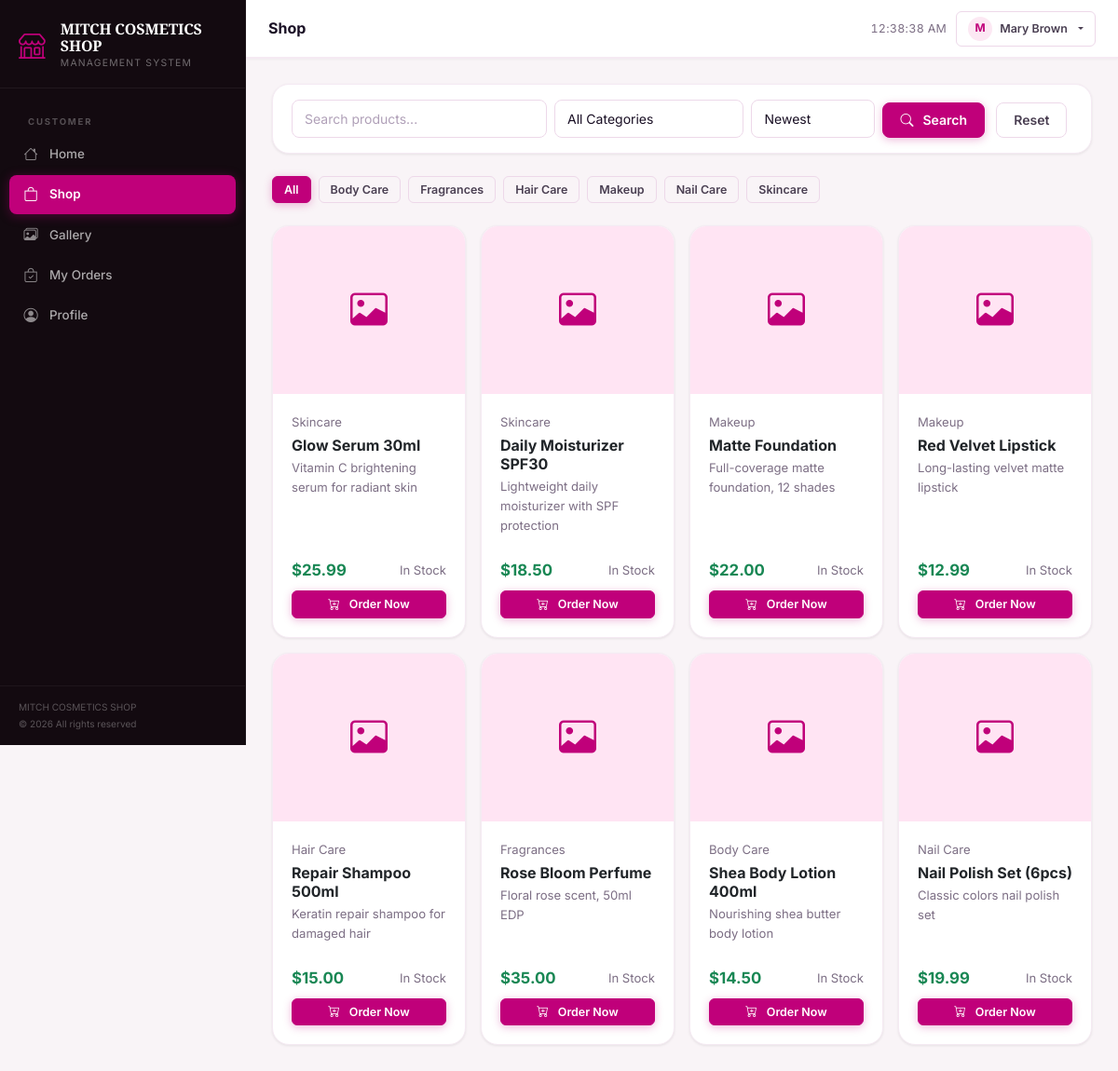
Screenshot of /shop.php (signed in) with the database file from the repository.
### tables this page shows
CREATE TABLE IF NOT EXISTS `categories` (
  `id`          INT UNSIGNED NOT NULL AUTO_INCREMENT,
  `name`        VARCHAR(100) NOT NULL,
  `description` TEXT                  DEFAULT NULL,
  `created_at`  DATETIME     NOT NULL DEFAULT CURRENT_TIMESTAMP,
  PRIMARY KEY (`id`),
  UNIQUE KEY `uq_categories_name` (`name`)
);

CREATE TABLE IF NOT EXISTS `products` (
  `id`                  INT UNSIGNED    NOT NULL AUTO_INCREMENT,
  `category_id`         INT UNSIGNED             DEFAULT NULL,
  `name`                VARCHAR(200)    NOT NULL,
  `sku`                 VARCHAR(50)     NOT NULL,
  `description`         TEXT                     DEFAULT NULL,
  `price`               DECIMAL(10,2)   NOT NULL DEFAULT '0.00',
  `cost_price`          DECIMAL(10,2)   NOT NULL DEFAULT '0.00',
  `quantity`            INT             NOT NULL DEFAULT 0,
  `low_stock_threshold` INT             NOT NULL DEFAULT 0
                        COMMENT '0 = use system default APP_LOW_STOCK_THRESHOLD',
  `image`               VARCHAR(255)             DEFAULT NULL,
  `video`               VARCHAR(255)             DEFAULT NULL,
  `status`              ENUM('active','inactive') NOT NULL DEFAULT 'active',
  `created_at`          DATETIME        NOT NULL DEFAULT CURRENT_TIMESTAMP,
  `updated_at`          DATETIME        NOT NULL DEFAULT CURRENT_TIMESTAMP ON UPDATE CURRENT_TIMESTAMP,
  PRIMARY KEY (`id`),
  UNIQUE KEY `uq_products_sku` (`sku`),
  KEY `fk_products_category` (`category_id`),
  KEY `idx_products_quantity` (`quantity`),
  CONSTRAINT `fk_products_category`
    FOREIGN KEY (`category_id`) REFERENCES `categories` (`id`) ON DELETE SET NULL
);

### session.php (called while the page is built, shortened)
<?php
function sanitize(string $value): string {
    return htmlspecialchars(strip_tags(trim($value)), ENT_QUOTES, 'UTF-8');
}

### functions.php (called while the page is built, shortened)
<?php
require_once __DIR__ . '/db.php';
require_once __DIR__ . '/session.php';
function money(float $amount): string {
    return APP_CURRENCY . number_format($amount, 2);
}
function productImageFile(?string $filename): ?array {
    $filename = trim((string)$filename);
    $path = rtrim(UPLOAD_PATH, '/\\') . DIRECTORY_SEPARATOR . $filename;
    if (!is_file($path)) {
        return null;
    }
    $info = new finfo(FILEINFO_MIME_TYPE);
    $mime = $info->file($path);
    return ['path' => $path, 'mime' => $mime, 'filename' => $filename];
}
function productImageUrl(?string $filename): ?string {
    $image = productImageFile($filename);
    if ($image === null) {
        return null;
    }
    $version = filemtime($image['path']);
    return BASE_URL . '/product-image.php?image=' . rawurlencode($image['filename'])
         . '&v=' . ($version !== false ? $version : time());
}

### shop.php (the view, shortened to what this page needs)
<?php
require_once __DIR__ . '/../includes/functions.php';
$db = getDB();
$search    = sanitize($_GET['q'] ?? '');
$catFilter = (int)($_GET['cat'] ?? 0);
$sort      = sanitize($_GET['sort'] ?? 'newest');
$where  = "p.status = 'active'";
$params = [];
$orderBy = 'p.created_at DESC';
$stmt = $db->prepare("
    SELECT p.*, c.name AS category
    FROM products p
    LEFT JOIN categories c ON c.id = p.category_id
    WHERE $where
    ORDER BY $orderBy
");
$stmt->execute($params);
$products = $stmt->fetchAll();
$categories = $db->query("SELECT * FROM categories ORDER BY name")->fetchAll();
include __DIR__ . '/../includes/header.php';
?>
<div class="card mb-4">
  <div class="card-body py-3">
    <form method="GET" class="row g-2 align-items-end">
      <div class="col-md-4">
        <input type="text" name="q" class="form-control" placeholder="Search products..."
               value="<?= htmlspecialchars($search) ?>">
      </div>
      <div class="col-md-3">
        <select name="cat" class="form-select">
          <option value="">All Categories</option>
        </select>
      </div>
      <div class="col-md-2">
        <select name="sort" class="form-select">
          <option value="newest"     <?= $sort === 'newest'     ? 'selected' : '' ?>>Newest</option>
        </select>
      </div>
      <div class="col-md-3">
        <button type="submit" class="btn btn-primary me-2">
          <i class="bi bi-search me-1"></i>Search
        </button>
        <a href="<?= BASE_URL ?>/customer/shop.php" class="btn btn-outline-secondary">Reset</a>
      </div>
    </form>
  </div>
</div>
<div class="d-flex flex-wrap gap-2 mb-4">
  <a href="<?= BASE_URL ?>/customer/shop.php"
     class="btn btn-sm <?= !$catFilter ? 'btn-primary' : 'btn-outline-secondary' ?>">All</a>
  <?php foreach ($categories as $c): ?>
  <a href="?cat=<?= $c['id'] ?>"
     class="btn btn-sm <?= $catFilter == $c['id'] ? 'btn-primary' : 'btn-outline-secondary' ?>">
    <?= htmlspecialchars($c['name']) ?>
  </a>
  <?php endforeach; ?>
</div>
<div class="row g-3">
  <?php foreach ($products as $p): ?>
  <div class="col-6 col-md-4 col-lg-3">
    <div class="card h-100">
      <?php $productImageUrl = productImageUrl($p['image'] ?? null); ?>
      <?php if ($productImageUrl): ?>
        <img src="<?= htmlspecialchars($productImageUrl) ?>"
             class="card-img-top" style="height:180px;object-fit:cover" alt="<?= htmlspecialchars($p['name']) ?>"
             onerror="this.style.display='none'">
      <?php else: ?>
        <div style="height:180px;background:var(--accent);display:flex;align-items:center;justify-content:center">
          <i class="bi bi-image" style="font-size:2.5rem;color:var(--primary)"></i>
        </div>
      <?php endif; ?>
      <div class="card-body d-flex flex-column">
        <small class="text-muted"><?= htmlspecialchars($p['category'] ?? '') ?></small>
        <h6 class="card-title mt-1 mb-1"><?= htmlspecialchars($p['name']) ?></h6>
        <p class="card-text text-muted flex-grow-1" style="font-size:.82rem">
          <?= htmlspecialchars(mb_strimwidth($p['description'] ?? '', 0, 80, '...')) ?>
        </p>
        <div class="d-flex justify-content-between align-items-center mt-2">
          <span class="fw-bold text-success" style="font-size:1.05rem"><?= money($p['price']) ?></span>
          <?php if ((int)$p['quantity'] > 0): ?>
            <small class="text-muted">In Stock</small>
          <?php else: ?>
            <small class="text-danger fw-bold">Out of Stock</small>
          <?php endif; ?>
        </div>
        <?php if ((int)$p['quantity'] > 0): ?>
        <button class="btn btn-primary btn-sm mt-2 w-100"
                data-bs-toggle="modal" data-bs-target="#orderModal"
          data-product="<?= htmlspecialchars(json_encode($p), ENT_QUOTES, 'UTF-8') ?>"
          onclick="setOrderProduct(this.dataset.product)">
          <i class="bi bi-cart-plus me-1"></i>Order Now
        </button>
        <?php else: ?>
        <button class="btn btn-secondary btn-sm mt-2 w-100" disabled>Out of Stock</button>
        <?php endif; ?>
      </div>
    </div>
  </div>
  <?php endforeach; ?>
</div>
<?php include __DIR__ . '/../includes/footer.php'; ?>

### style.css (style rules this page uses)
:root { --primary: #c0007a; --primary-dark: #96005e; --primary-light: #e8339a; --primary-xlight: #fce8f3; --dark: #0f0a10; --dark-2: #1a0a14; --dark-3: #2d1a26; --sidebar-bg: #130a10; --bg: #f9f4f7; --surface: #ffffff; --surface-2: #fdf0f8; --border: #edd8e9; --border-light: #f5eaf3; --text: #1a1025; --text-2: #4a3f52; --text-muted: #7c6e84; --text-inv: #ffffff; --success: #059669; --success-light: #d1fae5; --warning: #d97706; --warning-light: #fef3c7; --danger: #dc2626; --danger-light: #fee2e2; --info: #0284c7; --info-light: #e0f2fe; --accent: #ffe4f3; --accent-2: #ffd6ee; --secondary: #ff6fb5; --sidebar-w: 264px; --topbar-h: 62px; --radius-sm: 8px; --radius: 12px; --radius-lg: 18px; --radius-xl: 24px; --shadow-xs: 0 1px 3px rgba(0,0,0,.08); --shadow-sm: 0 2px 8px rgba(0,0,0,.08); --shadow: 0 4px 20px rgba(192,0,122,.10); --shadow-md: 0 8px 30px rgba(192,0,122,.14); --shadow-lg: 0 20px 60px rgba(0,0,0,.18); --t-fast: all .15s ease; --t: all .25s ease; --t-slow: all .4s ease; }
*, *::before, *::after { box-sizing: border-box; }
html { scroll-behavior: smooth; }
body { font-family: 'Inter', 'Segoe UI', system-ui, sans-serif; font-size: 15px; line-height: 1.6; background: var(--bg); color: var(--text); margin: 0; overflow-x: hidden; -webkit-font-smoothing: antialiased; }
h1, h2, h3, h4, h5, h6 { font-weight: 700; line-height: 1.25; color: var(--text); margin-bottom: .5rem; }
a { text-decoration: none; color: var(--primary); transition: var(--t-fast); }
.card { border: 1px solid var(--border-light); border-radius: var(--radius-lg); box-shadow: var(--shadow-xs); background: var(--surface); overflow: hidden; }
.card-body { padding: 20px; }
.btn { font-size: .875rem; font-weight: 600; border-radius: var(--radius-sm); padding: 8px 18px; transition: var(--t); line-height: 1.4; display: inline-flex; align-items: center; justify-content: center; gap: 6px; }
.btn-primary { background: var(--primary); border-color: var(--primary); color: #fff; box-shadow: 0 2px 10px rgba(192,0,122,.28); }
.btn-outline-secondary { color: var(--text-2); border-color: var(--border); background: transparent; }
.btn-sm { font-size: .78rem; padding: 5px 12px; border-radius: 6px; }
.form-control, .form-select { font-size: .875rem; border: 1.5px solid var(--border); border-radius: var(--radius-sm); padding: 9px 13px; background: var(--surface); color: var(--text); transition: var(--t-fast); }
.form-control::placeholder { color: #b0a0b8; }
.text-muted { color: var(--text-muted) !important; }

### rows the page displays
categories: name "Body Care"
categories: name "Fragrances"
categories: name "Hair Care"
categories: name "Makeup"
categories: name "Nail Care"
categories: name "Skincare"
products: category.name "Skincare", name "Glow Serum 30ml", description "Vitamin C brightening serum for radiant skin", price "$25.99", quantity "In Stock"
products: category.name "Skincare", name "Daily Moisturizer SPF30", description "Lightweight daily moisturizer with SPF protection", price "$18.50", quantity "In Stock"
products: category.name "Makeup", name "Matte Foundation", description "Full-coverage matte foundation, 12 shades", price "$22.00", quantity "In Stock"
products: category.name "Makeup", name "Red Velvet Lipstick", description "Long-lasting velvet matte lipstick", price "$12.99", quantity "In Stock"
products: category.name "Hair Care", name "Repair Shampoo 500ml", description "Keratin repair shampoo for damaged hair", price "$15.00", quantity "In Stock"
products: category.name "Fragrances", name "Rose Bloom Perfume", description "Floral rose scent, 50ml EDP", price "$35.00", quantity "In Stock"
products: category.name "Body Care", name "Shea Body Lotion 400ml", description "Nourishing shea butter body lotion", price "$14.50", quantity "In Stock"
products: category.name "Nail Care", name "Nail Polish Set (6pcs)", description "Classic colors nail polish set", price "$19.99", quantity "In Stock"

### other values shown
APP_NAME "MITCH COSMETICS SHOP"
$pageTitle "Shop"
substr($user['name'] ?? 'U', 0, 1) "M"
$user['name'] "Mary Brown"
